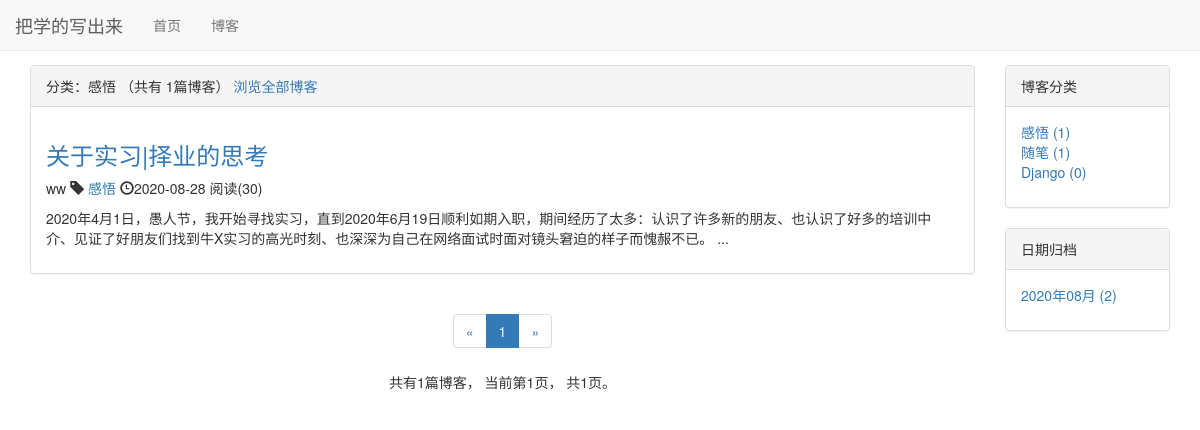
The page /blog/type/1 on the database its author committed.
### blog/models.py (models this page shows, shortened)
class BlogType(models.Model):
    type_name = models.CharField(max_length=15)
    def __str__(self):
        return self.type_name

class Blog(models.Model, ReadNumExpandMethod):
    title = models.CharField(max_length=50)
    blog_type = models.ForeignKey(BlogType, on_delete=models.DO_NOTHING)
    content = RichTextUploadingField()
    author = models.ForeignKey(User, on_delete=models.DO_NOTHING)
    created_time = models.DateTimeField(auto_now_add=True)
    last_updated_time = models.DateTimeField(auto_now=True)
    class Meta:
        ordering = ['-created_time']

### read_statistics/models.py (models this page shows)
class ReadNum(models.Model):
    read_num = models.IntegerField(default=0)
    content_type = models.ForeignKey(ContentType, on_delete=models.DO_NOTHING)
    object_id = models.PositiveIntegerField()
    content_object = GenericForeignKey('content_type', 'object_id')

### blog/views.py (the view)
# urls.py: path('type/<int:blog_type_pk>', views.blogs_with_type, name="blogs_with_type"),
def blogs_with_type(request, blog_type_pk):
    blog_type = get_object_or_404(BlogType, pk=blog_type_pk)
    blogs_all_list = Blog.objects.filter(blog_type=blog_type)
    context = get_blogs_list_common_data(request, blogs_all_list)
    context['blog_type'] = blog_type
    return render(request, 'blog/blogs_with_type.html', context)

### read_statistics/models.py (called while the page is built)
    def get_read_num(self):
        try:
            ct = ContentType.objects.get_for_model(self)
            readnum = ReadNum.objects.get(content_type=ct, object_id=self.pk)
            return readnum.read_num
        except exceptions.ObjectDoesNotExist:
            return 0

### templates/blog/blogs_with_type.html (shortened to what this page needs)
{% extends 'blog/blog_list.html' %}
{% block blog_list_title %}
    分类：{{ blog_type.type_name }}
    （共有 {{ blogs | length }}篇博客）
    <a href="{% url 'blog_list' %}">浏览全部博客</a>
{% endblock %}

### templates/blog/blog_list.html (shortened to what this page needs)
{% extends 'base.html' %}
{% block nav_blog_active %}activate{% endblock %}
{% load static %}
{% block header_extends %}
    <link rel="stylesheet" href="{% static 'blog/blog.css' %}">
{% endblock %}
{% block content %}
    <div class="container">
        <div class="row">
            <div class="col-xs-12 col-sm-8 col-md-9 col-lg-10">
                <div class="panel panel-default">
                    <div class="panel-heading">
                        {% block blog_list_title %}博客列表{% endblock %}
                    </div>
                    <div class="panel-body">
                        {% for blog in blogs %}
                            <h3><a href="{% url 'blog_detail' blog.pk %}">{{ blog.title }}</a></h3>
                            <p class="blog-info">
                                <span>{{ blog.author }}</span>
                                <span class="glyphicon glyphicon-tag"></span>
                                <a href="{% url 'blogs_with_type' blog.blog_type.pk %}">{{ blog.blog_type }}</a>
                                <span class="glyphicon glyphicon-time"></span>{{ blog.created_time|date:"Y-m-d" }}
                                阅读({{ blog.get_read_num }})
                            </p>
                            <p> {{ blog.content|striptags|truncatechars_html:120 }}...</p>
                            {% empty %}
                                 <div class="blog">
                                    <h3>-- 暂无博客，敬请期待 --</h3>
                                 </div>
                        {% endfor %}
                    </div>
                </div>
                <div class="paginator">
                    <ul class="pagination">
                        <li>
                            {% if page_of_blogs.has_previous %}
                                <a href="?page={{ page_of_blogs.pageprevious_page_number }}" aria-label="Previous">
                                    <span aria-hidden="true">&laquo;</span>
                                </a>
                            {% else %}
                                <span aria-hidden="true">&laquo;</span>
                            {% endif %}
                        </li>
                        {% for page_num in page_range %}
                            {% if page_num == page_of_blogs.number %}
                        <li class="active"><a href="?page={{ page_num }}"><span>{{ page_num }}</span></a></li>
                            {% else %}
                                {% if page_num == '...' %}
                                    <li><span>{{ page_num }}</span></li>
                                {% else %}
                                    <li><a href="?page={{ page_num }}">{{ page_num }}</a></li>
                                {% endif %}
                            {% endif %}
                        {% endfor %}
                        <li>
                            {% if page_of_blogs.has_next %}
                                <a href="?page={{ page_of_blogs.next_page_number }}" aria-label="Next">
                                    <span aria-hidden="true">&raquo;</span>
                                </a>
                            {% else %}
                                <span aria-hidden="true">&raquo;</span>
                            {% endif %}
                        </li>
                    </ul>
                    <p>
                        共有{{ page_of_blogs.paginator.count }}篇博客，
                        当前第{{ page_of_blogs.number }}页，
                        共{{page_of_blogs.paginator.num_pages}}页。
                    </p>
                </div>
            </div>
            <div class="hidden-xs col-sm-4 col-md-3 col-lg-2">
                <div class="panel panel-default">
                    <div class="panel-heading">博客分类</div>
                    <div class="panel-body">
                        <ul style="list-style-type: none">
                            {% for blog_type in blog_types %}
                                <li>
                                    <a href="{% url 'blogs_with_type' blog_type.pk %}">
                                        {{blog_type.type_name}} ({{blog_type.blog_count}})
                                    </a>
                                </li>
                            {% empty %}
                                <li>暂无分类</li>
                            {% endfor %}
                        </ul>
                    </div>
                </div>
                <div class="panel panel-default">
                    <div class="panel-heading">日期归档</div>
                    <div class="panel-body">
                        <ul>
                            {% for blog_date, blog_count in blog_dates.items %}
                                <li>
                                    <a href="{% url 'blogs_with_date' blog_date.year blog_date.month %}">
                                        {{blog_date|date:"Y年m月" }} ({{ blog_count }})
                                    </a>
                                </li>
                            {% endfor %}
                        </ul>
                    </div>
                </div>
            </div>
        </div>
    </div>
{% endblock %}

### static/base.css (style rules this page uses)
* { margin: 0; padding: 0; }
body { margin-top: 65px; }
ul { list-style-type: none; }

### static/blog/blog.css (style rules this page uses)
div.paginator { text-align: center; }

### rows shown on the page
BlogType: type_name "感悟", blog_count "1"
Blog: title "关于实习|择业的思考", author "ww", blog_type "感悟", created_time "2020-08-28", get_read_num "30", content "2020年4月1日，愚人节，我开始寻找实习，直到2020年6月19日顺利如期入职，期间经历了太多：认识了许多新的朋友、也认识了好多的培训中介、见证了好朋友们找到牛X实习的高光时刻、也深深为自己在网络面试时面对镜头窘迫的样子而愧赧不已。"
BlogType: type_name "随笔", blog_count "1"
BlogType: type_name "Django", blog_count "0"

### other values the page prints
{{ blogs | length }} "1"
{{ page_num }} "1"
{{ page_of_blogs.paginator.count }} "1"
{{ page_of_blogs.number }} "1"
{{ page_of_blogs.paginator.num_pages }} "1"
{{ blog_date|date:"Y年m月" }} "2020年08月"
{{ blog_count }} "2"
